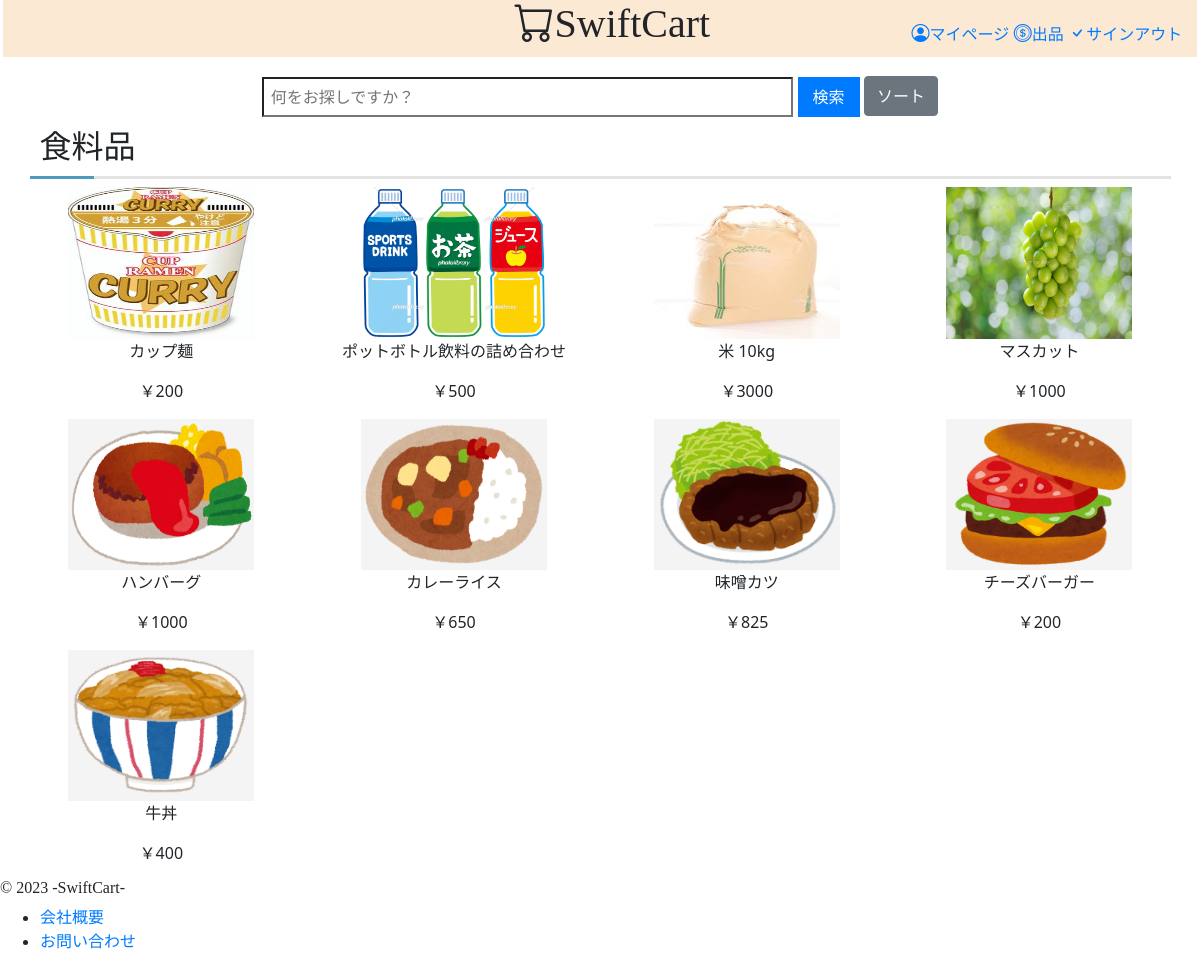
The page /home/Genre/1/1/ on the database its author committed.
### app/models.py (models this page shows)
class Product(models.Model):
    product_name = models.CharField(max_length=200) # 商品名
    category = models.IntegerField(default=0) # カテゴリー (1:食品, 2:衣類, 3:小物, 4:生活用品, 5:デバイス)
    price = models.IntegerField(default=0) # 値段
    image = models.ImageField(upload_to='img/') # 商品画像
    seller_id = models.IntegerField(default=0) # 出品者ID
    comment = models.TextField(null=True) # 出品者コメント
    buyer_id = models.IntegerField(default=0) # 購入者ID
    review = models.TextField(null=True) # 購入者レビュー
    like = models.IntegerField(default=0) # いいね数

### app/views.py (the view)
# urls.py: path('home/Genre/<int:productcategory>/<int:user_id>/', app.views.home_Genre, name='home_Genre'),
def home_Genre(request, user_id, productcategory):
    search = None
    results = None
    if request.method == 'POST':
        search = request.POST.get('search')
        results = Product.objects.filter(product_name__icontains=search, buyer_id=0 ,category = productcategory)
    context = {
        "user": User.objects.get(id=user_id),
        "search": search,
        "results": results
    }
    sort_key = f"products{productcategory}"
    categories_templates = {
        1: 'app/home_foods.html',
        2: 'app/home_clothes.html',
        3: 'app/home_acce.html',
        4: 'app/home_life.html',
        5: 'app/home_device.html',
    }
    category_filters = {
        'posted_at': 'id',
        '-posted_at': '-id',
        'price': 'price',
        '-price': '-price',
        'like': 'like',
        '-like': '-like'
    }
    category_id = int(productcategory)
    template = categories_templates.get(category_id)
    if template:
        product_filter = Product.objects.filter(category=category_id, buyer_id=0).order_by('-id')
        if 'sort' in request.GET:
            sort_option = request.GET['sort']
            sort_field = category_filters.get(sort_option)
            if sort_field:
                product_filter = product_filter.order_by(sort_field)
        context[sort_key] = product_filter
        return render(request, template, context)
    else:
        return HttpResponse("Invalid category")

### app/templates/app/home_foods.html (shortened to what this page needs)
{% load static %}
<!DOCTYPE html>
<html lang="ja">
<head>
    <link rel="stylesheet" href="https://cdn.jsdelivr.net/npm/bootstrap-icons@1.10.5/font/bootstrap-icons.css">
    <link href="{% static 'app/css/home_foods.css' %}" rel="stylesheet" type="text/css">
    <link rel="stylesheet" href="https://cdn.jsdelivr.net/npm/bootstrap@4.1.3/dist/css/bootstrap.min.css">
</head>
<body>
    <header>
        <div style="margin-left: 1.5%" >
        <div style="margin-right: 1.5%;">
        <div class="row">
            <div class="col-sm-8 col-12 text-sm-right text-center title"><h1 class="bi bi-cart title_12" id="backhome" >SwiftCart</h1></div>
            <div class="col-sm-4 col-12" >
                <div class="menu">
                <a href="{% url 'mypage' user.id %}">
                    <i class="bi bi-person-circle icon" style="font-size: large;"></i>マイページ</a>
                <a href="{% url 'sell' user.id %}"><i class="bi bi-coin icon" style="font-size: large;"></i>出品</a>
                <a href="{% url 'notlogin' %}"><i class="bi bi-check icon" style="font-size: large;"></i>サインアウト</a>
                </div>
            </div>
        </div>
        <div class="row">
            <div class="col-1"></div>
                <div class="col-10">
                    <form action="" method="post">
                        <div class="inputbar">
                            <input type="search" width="200%" placeholder=" 何をお探しですか？ " name="search">
                            <button type="submit">検索</button>
                            <div class="dropdown">
                                <button class="btn btn-secondary" type="button" data-toggle="dropdown">ソート</button>
                            </div>
                        </div>
                    </form>
                </div>
                <div class="col-1"></div>
                </div>
        </div>
        </div>
    </header>
    <main>
        <section class="featured-products">
                <div style="margin-left: 2.5%" >
                <div style="margin-right: 2.5%;">
                <h2 >食料品</h2>
                <div class="flex-column" style="text-align: center; margin-bottom: -2%;">
                    <div class="row">
                        {% if products1 %}
                        {% for prod in products1 %}
                            <div class="col-lg-3 col-md-4 col-sm-6 col-6">
                                <div class="container">
                                    <a href="{% url 'detail' user.id prod.id %} " style="text-decoration:none; color:inherit;">
                                        <img src="{{ prod.image.url }}" >
                                        <p style="word-break: break-all;display: -webkit-box; -webkit-box-orient: vertical; -webkit-line-clamp: 2; overflow: hidden; cursor: pointer;" class="product">{{ prod.product_name }}</p>
                                        <p style="word-break: break-all;" class="product price">￥{{ prod.price }}</p>
                                    </a>
                                </div>
                            </div>
                        {% endfor %}
                    {% else %}
                        <p style="margin-left: 32px;">出品されている商品はありません</p>
                    {% endif %}
                    </div>
                </div>
        </div>
        </div>
    </section>
    </main>
    <footer>
        <h6 style="margin-top: 20px; font-family: serif;">&copy; 2023 -SwiftCart-</h6>
        <ul>
            <li><a href="https://www.iniad.org/">会社概要</a></li>
            <li><a href="https://www.iniad.org/contact/">お問い合わせ</a></li>
        </ul>
    </footer>
</body>
</html>

### app/static/app/css/home_foods.css (style rules this page uses)
button { padding: 8px 15px; height: 40px; background-color: #007bff; color: #fff; border: none; border-radius: 5px; cursor: pointer; transition: background-color 0.3s ease; }
.inputbar { text-align: center; }
input { height: 40px; width: 55%; }
.dropdown { display: inline-block; top: -2.5px; }
.title { font-family: serif; cursor: pointer; background-color: rgb(252, 233, 211); margin-bottom: 20px; padding-bottom: 0.1%; }
@media (min-width: 576px) { .col-sm-4 { background-color: rgb(252, 233, 211); margin-bottom: 20px; padding-top: 10px; text-align: right; } }
@media (min-width: 576px) { .title_12 { margin-right: 9.67%; } }
@media (min-width: 576px) { .menu { padding-top: 6px; } }
@media (max-width: 1500px) { .menu { font-size:100%; padding-top: 10px; } }
h2 { font-weight: bold; border-bottom: 3px solid #e3e3e3; padding: 0.3em; margin-bottom: 0.3em; position: relative; }
h2::after { content: ''; background-color: #4c9ac0; width: 2em; height: 3px; position: absolute; bottom: -3px; left: 0; z-index: 1; }
.product { font-size: medium; font-family:system-ui, -apple-system, BlinkMacSystemFont, 'Segoe UI', Roboto, Oxygen, Ubuntu, Cantarell, 'Open Sans', 'Helvetica Neue', sans-serif; }
img { background-color: #f4f4f4; }
.container { width: 75%; height: 80%; position: relative; }
.container img { width: 80%; aspect-ratio: 16/13; / }

### rows shown on the page
Product: image (picture), product_name "カップ麺", price "200"
Product: image (picture), product_name "ポットボトル飲料の詰め合わせ", price "500"
Product: image (picture), product_name "米 10kg", price "3000"
Product: image (picture), product_name "マスカット", price "1000"
Product: image (picture), product_name "ハンバーグ", price "1000"
Product: image (picture), product_name "カレーライス", price "650"
Product: image (picture), product_name "味噌カツ", price "825"
Product: image (picture), product_name "チーズバーガー", price "200"
Product: image (picture), product_name "牛丼", price "400"
